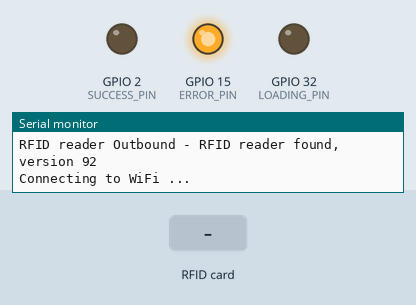
Recording of a program running on a simulated ESP32. On the bench: output pins drawn as LEDs (lit = HIGH), the last lines printed to the serial monitor. The test bench sets the inputs (shaded band). WiFi joins after 1.5 s; servers stay silent unless stated; uploads are accepted with an empty reply.

Above: at 6.3 s.
6.4 s: RFID card 08 10 20 01 held to the reader
At 9.2 s:
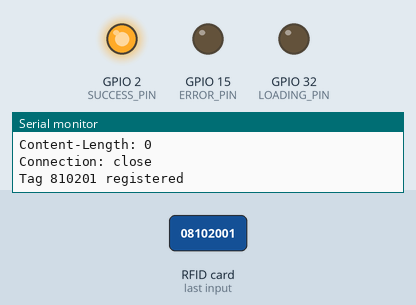
9.4 s: RFID card 5E 7A 19 C4 held to the reader
At 12.7 s:
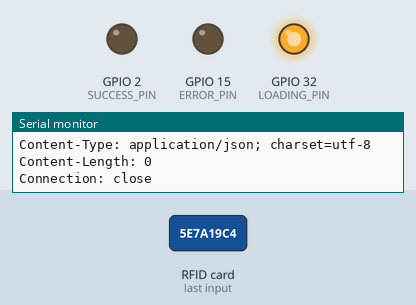
At 17.4 s:
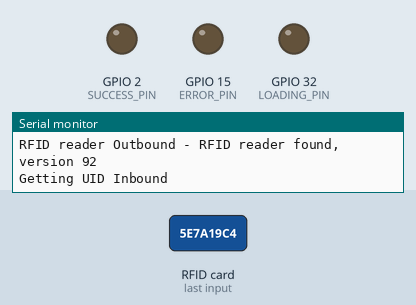
Timing chart, 0 to 18.4 s (numbered marks = the images above; inputs shaded):
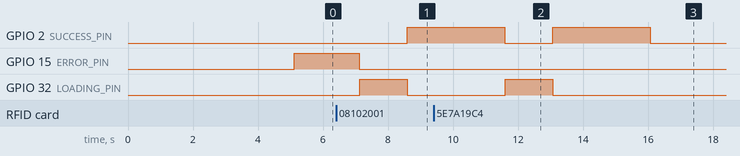

The program:

main.cpp
```cpp
#include <Arduino.h>

#include <SPI.h>
#include <MFRC522.h>

#include <WiFi.h>
#include <ArduinoJson.h>
#include <HTTPClient.h>

constexpr uint8_t RST_INBOUND_PIN = 22; // Configurable, see typical pin layout above
constexpr uint8_t SS_INBOUND_PIN = 5;   // Configurable, see typical pin layout above

constexpr uint8_t RST_OUTBOUND_PIN = 21; // Configurable, see typical pin layout above
constexpr uint8_t SS_OUTBOUND_PIN = 4;   // Configurable, see typical pin layout above

MFRC522 inboundMrfc522(SS_INBOUND_PIN, RST_INBOUND_PIN);
MFRC522 outboundMfrc522(SS_OUTBOUND_PIN, RST_OUTBOUND_PIN);

constexpr uint8_t SUCCESS_PIN = 2;
constexpr uint8_t ERROR_PIN = 15;
constexpr uint8_t LOADING_PIN = 32;

String tagID = "";

boolean getUIDInbound()
{
  Serial.println("Getting UID Inbound");
  // Getting ready for reading Tags
  if (!inboundMrfc522.PICC_IsNewCardPresent())
  { // If a new tag is placed close to the RFID reader, continue
    // delay(2000);
    // Serial.println("No new card");
    return false;
  }
  if (!inboundMrfc522.PICC_ReadCardSerial())
  { // When a tag is placed, get UID and continue
    // delay(2000);
    Serial.println("No card serial");
    return false;
  }

  tagID = "";
  for (uint8_t i = 0; i < 4; i++)
  {                                                           // The MIFARE tag in use has a 4 byte UID
    tagID.concat(String(inboundMrfc522.uid.uidByte[i], HEX)); // Adds the 4 bytes in a single string variable
  }
  tagID.toUpperCase();

  // Serial.println("Tag ID: " + tagID);

  inboundMrfc522.PICC_HaltA(); // Stop reading
  return true;
}

boolean getUIDOutbound()
{
  Serial.println("Getting UID Oubound");
  // Getting ready for reading Tags
  if (!outboundMfrc522.PICC_IsNewCardPresent())
  { // If a new tag is placed close to the RFID reader, continue
    // delay(2000);
    return false;
  }
  if (!outboundMfrc522.PICC_ReadCardSerial())
  { // When a tag is placed, get UID and continue
    // delay(2000);
    Serial.println("No card serial");
    return false;
  }

  tagID = "";
  for (uint8_t i = 0; i < 4; i++)
  {                                                            // The MIFARE tag in use has a 4 byte UID
    tagID.concat(String(outboundMfrc522.uid.uidByte[i], HEX)); // Adds the 4 bytes in a single string variable
  }
  tagID.toUpperCase();

  // Serial.println("Tag ID: " + tagID);

  outboundMfrc522.PICC_HaltA(); // Stop reading
  return true;
}

const char *SERVER_ADDRESS = "172.20.10.9";
const uint16_t SERVER_PORT = 3000;
String postInboundRoute = "/iot/inbound";
String postOutboundRoute = "/iot/outbound";

boolean registerTagInbound(String tagID)
{
  if (WiFi.status() == WL_CONNECTED)
  {
    Serial.println("Posting tag - Wifi Strength: " + String(WiFi.RSSI()));
    WiFiClient client;

    if (!client.connect(SERVER_ADDRESS, SERVER_PORT))
    {
      Serial.println("Connection failed.");
      return false;
    }

    // Send POST request
    if (client.connect(SERVER_ADDRESS, SERVER_PORT))
    {                                  // Use c_str() to convert String to const char*
      StaticJsonDocument<200> jsonDoc; // Adjust the size as needed
      jsonDoc["sensor"] = "ESP8266";
      jsonDoc["role"] = "inbound";

      StaticJsonDocument<200> sensorValueDoc;
      sensorValueDoc["tagID"] = tagID;

      jsonDoc["value"] = sensorValueDoc;

      String jsonStr;
      serializeJson(jsonDoc, jsonStr);

      client.println("POST " + postInboundRoute + " HTTP/1.1");
      client.println("Host: " + String(SERVER_ADDRESS));
      client.println("Content-Type: application/json");
      client.print("Content-Length: ");
      client.println(jsonStr.length());
      client.println();
      client.println(jsonStr);

      while (client.connected())
      {
        String line = client.readStringUntil('\n');
        Serial.println(line);
      }
      client.stop();
      return true;
    }
    else
    {
      Serial.println("POST Tag failed. Tag: " + tagID);
      return false;
    }
  }

  return false;
}

boolean postTagOutbound(String tagID)
{
  if (WiFi.status() == WL_CONNECTED)
  {
    Serial.println("Posting outbound tag - Wifi Strength: " + String(WiFi.RSSI()));
    WiFiClient client;

    if (!client.connect(SERVER_ADDRESS, SERVER_PORT))
    {
      Serial.println("Connection failed.");
      return false;
    }

    // Send POST request
    if (client.connect(SERVER_ADDRESS, SERVER_PORT))
    {                                  // Use c_str() to convert String to const char*
      StaticJsonDocument<200> jsonDoc; // Adjust the size as needed
      jsonDoc["sensor"] = "ESP8266";
      jsonDoc["role"] = "outbound";

      StaticJsonDocument<200> sensorValueDoc;
      sensorValueDoc["tagID"] = tagID;

      jsonDoc["value"] = sensorValueDoc;

      String jsonStr;
      serializeJson(jsonDoc, jsonStr);

      client.println("POST " + postOutboundRoute + " HTTP/1.1");
      client.println("Host: " + String(SERVER_ADDRESS));
      client.println("Content-Type: application/json");
      client.print("Content-Length: ");
      client.println(jsonStr.length());
      client.println();
      client.println(jsonStr);

      while (client.connected())
      {
        String line = client.readStringUntil('\n');
        Serial.println(line);
      }
      client.stop();
      return true;
    }
    else
    {
      Serial.println("POST Tag failed. Tag: " + tagID);
      return false;
    }
  }

  return false;
}

boolean checkMRFC(MFRC522 mrfc522, String name)
{
  byte v = mrfc522.PCD_ReadRegister(mrfc522.VersionReg);
  if (v == 0x00 || v == 0xFF)
  {
    Serial.println(name + " - Could not find MFRC522 board. Check wiring.");
    return false;
  }
  else
  {
    Serial.print(name + " - RFID reader found, version ");
    Serial.println(v, HEX);
    return true;
  }
}

// Replace with your network credentials (STATION)
const char *ssid = "SaeForWork";
const char *password = "08102001";
void initWifi()
{
  WiFi.begin(ssid, password);
  Serial.print("Connecting to WiFi ..");
  while (WiFi.status() != WL_CONNECTED)
  {
    Serial.print('.');
    delay(2000);
  }
  Serial.println("WiFi connected");
  Serial.println(WiFi.localIP());
  Serial.println(WiFi.SSID());
}

void initRFID()
{
  SPI.begin();               // Init SPI bus
  inboundMrfc522.PCD_Init(); // Init MFRC522
  Serial.println("RFID reader Inbound initialized");

  delay(4);

  outboundMfrc522.PCD_Init();
  Serial.println("RFID reader Outbound initialized");
  delay(4);

  checkMRFC(inboundMrfc522, "RFID reader Inbound");
  checkMRFC(outboundMfrc522, "RFID reader Outbound");
}

void setup()
{
  Serial.begin(115200); // Initialize serial communications with the PC
  while (!Serial)
    ; // Do nothing if no serial port is opened (added for Arduinos based on ATMEGA32U4)
  delay(5000);
  Serial.println("Setting up RFID reader");
  WiFi.mode(WIFI_STA);

  delay(4);
  initRFID();

  pinMode(SUCCESS_PIN, OUTPUT);
  pinMode(ERROR_PIN, OUTPUT);
  pinMode(LOADING_PIN, OUTPUT);
}

void loop()
{
  if (WiFi.status() != WL_CONNECTED)
  {
    digitalWrite(ERROR_PIN, HIGH);
    initWifi();
    digitalWrite(ERROR_PIN, LOW);
  }

  if (checkMRFC(inboundMrfc522, "RFID reader Inbound") == false || checkMRFC(outboundMfrc522, "RFID reader Outbound") == false)
  {
    digitalWrite(ERROR_PIN, HIGH);
    initRFID();
    digitalWrite(ERROR_PIN, LOW);
  }

  if (getUIDInbound())
  {
    Serial.println("Tag " + tagID + " detected");
    digitalWrite(LOADING_PIN, HIGH);
    const boolean success = registerTagInbound(tagID);
    digitalWrite(LOADING_PIN, LOW);
    if (success)
    {
      digitalWrite(SUCCESS_PIN, HIGH);
      Serial.println("Tag " + tagID + " registered");
    }
    else
    {
      digitalWrite(ERROR_PIN, HIGH);
      Serial.println("Tag " + tagID + " failed to register");
    }

    delay(3000);

    digitalWrite(ERROR_PIN, LOW);
    digitalWrite(SUCCESS_PIN, LOW);
  }
  else
  {
    Serial.println("No tag detected");
  }

  if (getUIDOutbound())
  {
    Serial.println("Outbound: Tag " + tagID + " detected");
    digitalWrite(LOADING_PIN, HIGH);
    const boolean success = postTagOutbound(tagID);
    digitalWrite(LOADING_PIN, LOW);
    if (success)
    {
      digitalWrite(SUCCESS_PIN, HIGH);
      Serial.println("Tag" + tagID + " outbound scanned");
    }
    else
    {
      digitalWrite(ERROR_PIN, HIGH);
      Serial.println("Tag " + tagID + " failed for outbound scan");
    }
    delay(3000);

    digitalWrite(ERROR_PIN, LOW);
    digitalWrite(SUCCESS_PIN, LOW);
  }
  else
  {
    Serial.println("No tag detected");
  }
}
```

Measured:
- after the input at 6.4 s, GPIO 2 (SUCCESS_PIN): LOW → HIGH after 2.2 s; GPIO 32 (LOADING_PIN): LOW → HIGH after 0.73 s, → LOW 1.5 s later
- after the input at 9.4 s, GPIO 32 (LOADING_PIN): LOW → HIGH after 2.2 s, → LOW 1.5 s later
